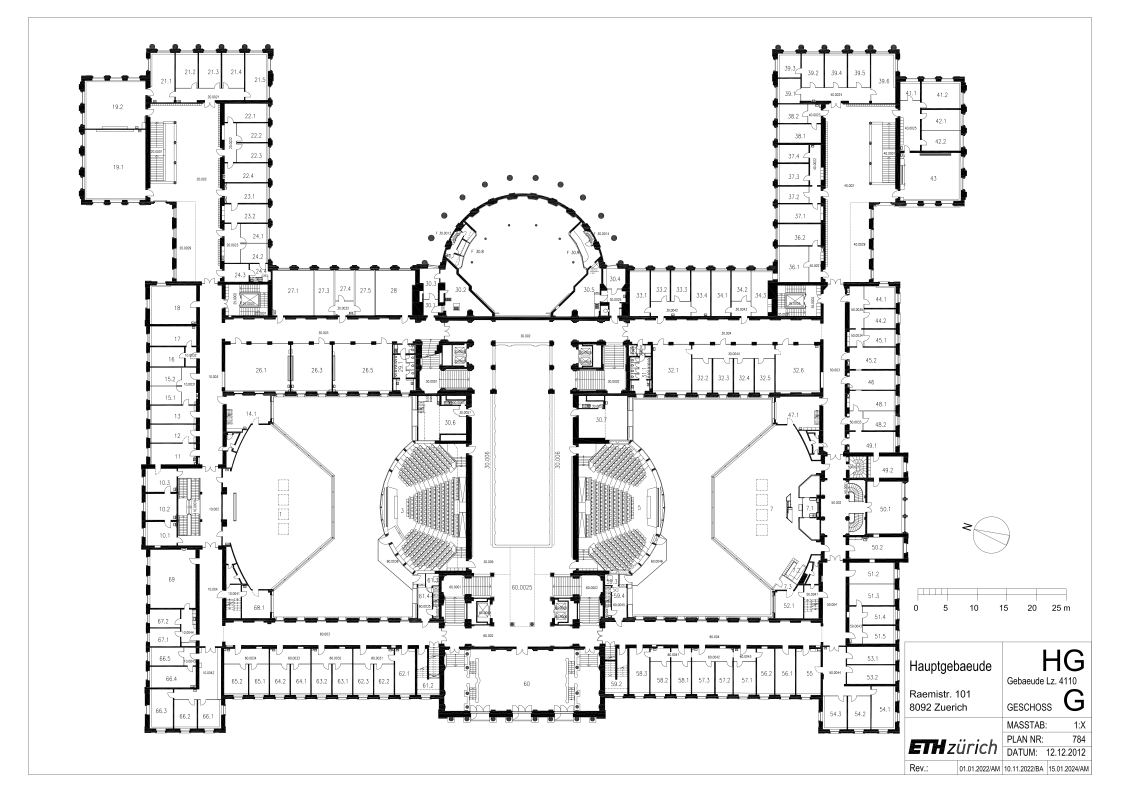
#> input picture localization_server/data/HG_navviz/raw_data/floor_plan/hg_floor_plan_g.png, 3361 x 2376 px, found by its file name (shown at 1/3 size)
$ jupyter execute --allow-errors floor_segmentation.ipynb
#> lines starting #> are read from the running program, lines starting #| are printed output that depends on the picture; after the words box and inside, x2 and y2 are one past the last pixel; in counts of white or black regions, pixels touching at a corner belong together
[cell 1]
import cv2
from matplotlib import pyplot as plt
import numpy as np
import rustworkx
import rustworkx.visualization
import json

[cell 2]
img = cv2.imread('../data/hg_floor_plan_g.png')
#> img is the input picture: shape (2376, 3361, 3); min 0, max 255, mean 237.9
plt.imshow(img)

[cell 3]
width = 128
height = 128
bar = 8

pattern = np.zeros((height,width))

for i in range(0,width // bar,2):
    pattern[:,i*bar:(i+1)*bar] = 1.0/(width*height)

plt.imshow(pattern.transpose())
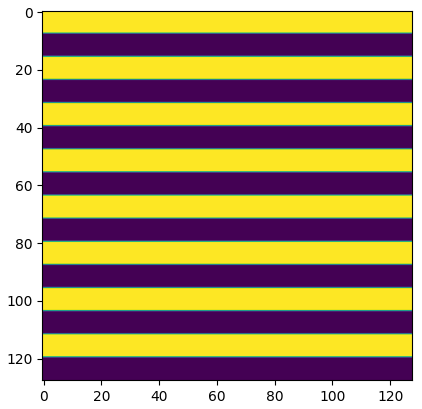
#> figure drawn by matplotlib, 1 panel

[cell 4]
gray = np.copy(img)

edges = cv2.Canny(gray, 50, 150, apertureSize=3)
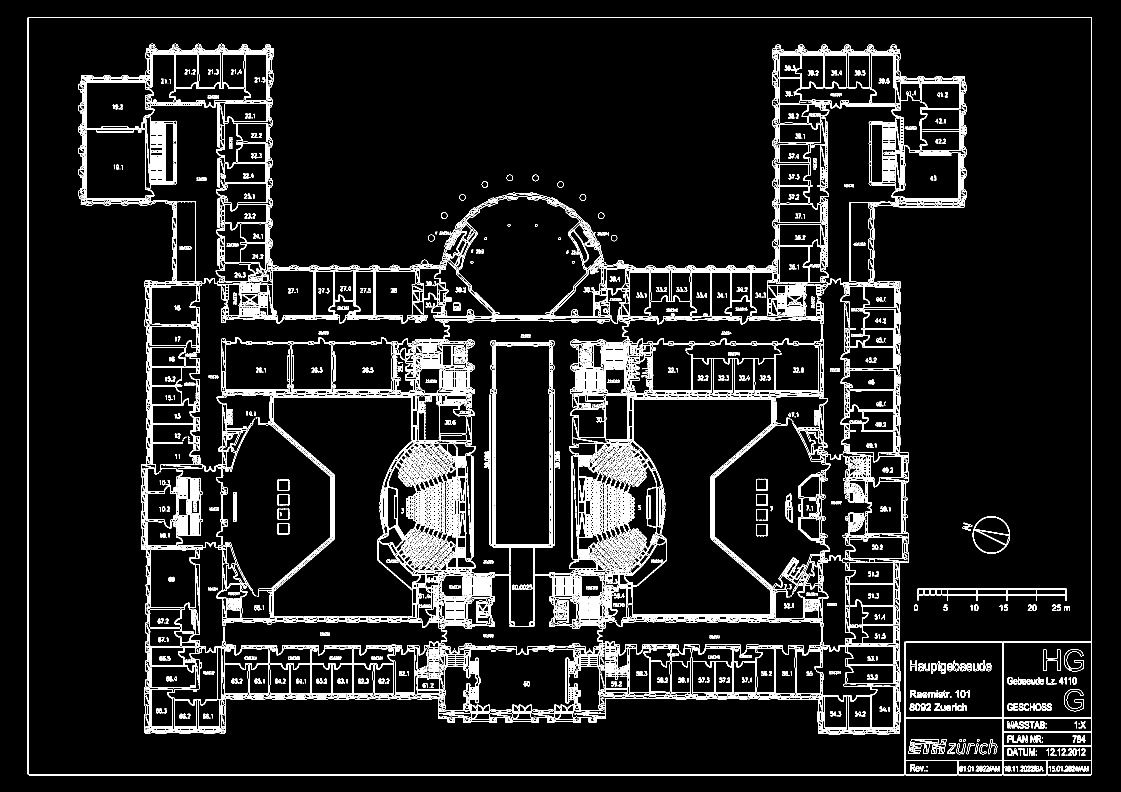
#> edges: shape (2376, 3361) (shown at 1/3 size); 5.6% white in thin lines or dots

response = cv2.filter2D(edges, ddepth=1, kernel=pattern)
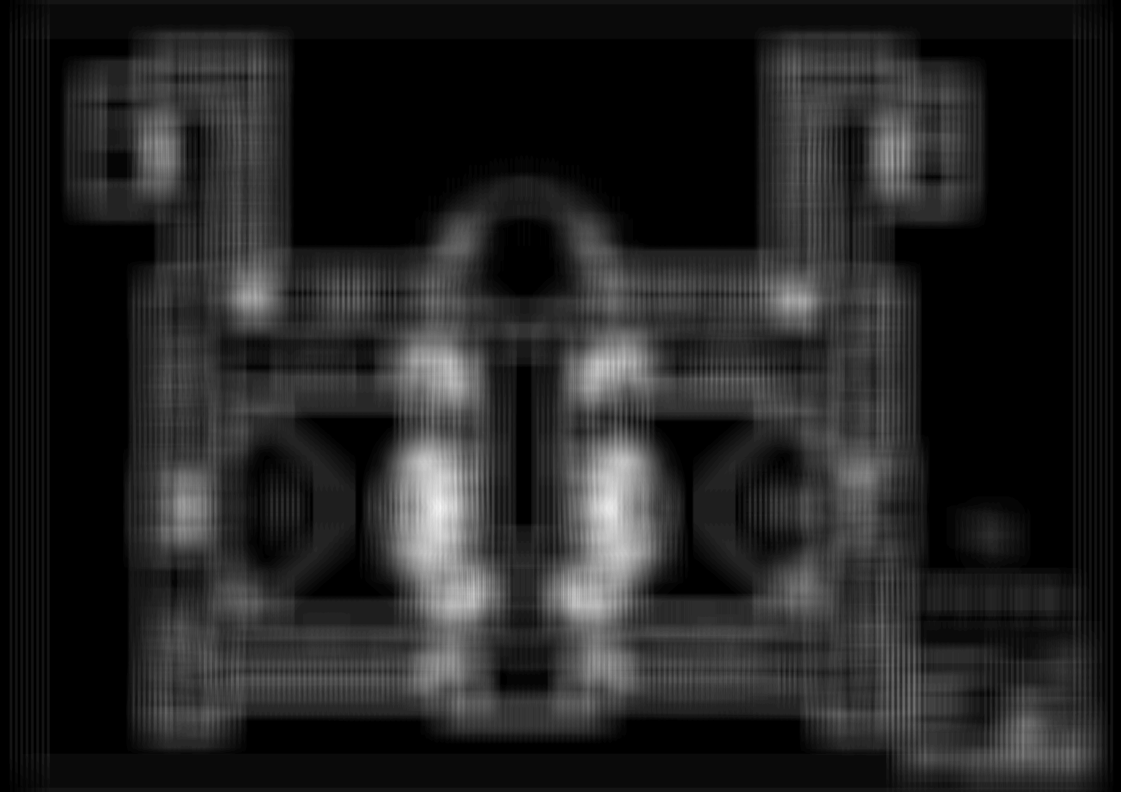
#> response: shape (2376, 3361) int8 (shown at 1/3 size); min 0, max 51, mean 7.1; drawn with min black and max white
#response = cv2.

# Display the result
plt.imshow(response)

[cell 5]
plt.imshow(img)

[cell 6]
scale = np.array([img.shape[1], img.shape[0]])
#> scale = [3361, 2376]

[cell 7]
print(scale)
#| [3361 2376]

[cell 8]
pointcloud_img = cv2.imread("../../localization_server/data/HG_navviz/reference/segmentation/floor_map.png")[::-1,:,:]
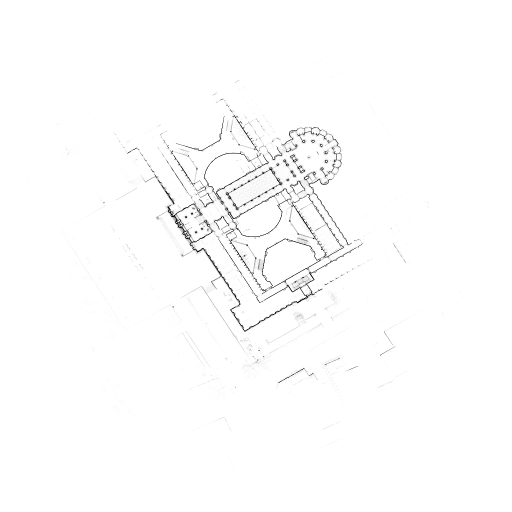
#> input picture localization_server/data/HG_navviz/reference/segmentation/floor_map.png, 1024 x 1024 px (shown at 1/2 size)
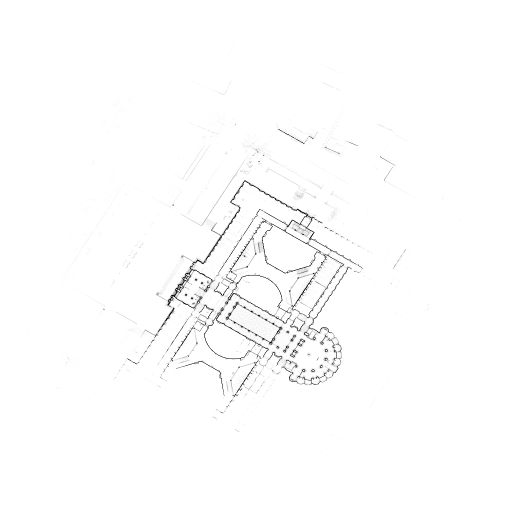
#> pointcloud_img: shape (1024, 1024, 3) (shown at 1/2 size); min 0, max 255, mean 252.6
(height,width,_) = pointcloud_img.shape
#> height = 1024; width = 1024
floor_plan = cv2.resize(img, (width, height))
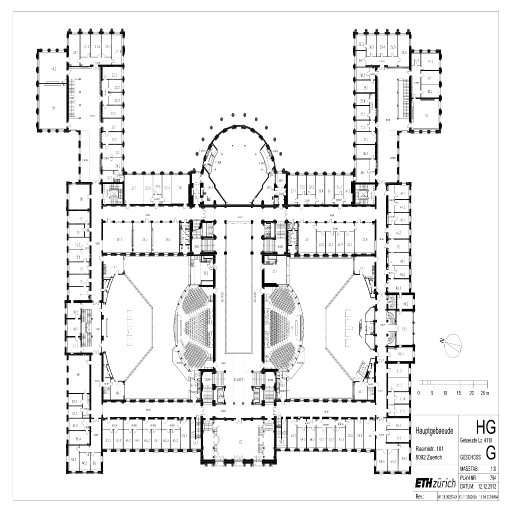
#> floor_plan: shape (1024, 1024, 3) (shown at 1/2 size); min 0, max 255, mean 237.8

fig, axes = plt.subplots(1,2)
axes[0].imshow(floor_plan)
axes[1].imshow(pointcloud_img)

[cell 9]
width,height
#> Out = (1024, 1024)

[cell 10]
colors = []
count = 0

def select(image, k=4):
#> called with k = 4
    global count

    selected_points = []

    # [13 lines left out: function mouse_click, not called in this run]

    window_name = 'image_' + str(count)
    cv2.namedWindow(window_name)
    image = np.copy(image)

    # Display the image
    cv2.imshow(window_name, image)

    # Set mouse click event callback
    cv2.setMouseCallback(window_name, mouse_click)

    # Wait for the user to click points and press 'q' to quit
    while True:
        key = cv2.waitKey(1) & 0xFF
#> (key q is pressed here)
        if key == ord('q'):
            break

    # Print selected points
    print("Selected Points:")
    for point in selected_points:
        print(point)

    count += 1
    return selected_points

point_cloud_points = select(pointcloud_img)
#> point_cloud_points = []
floor_plan_points = select(floor_plan)
#> (key Esc is pressed here)
#> floor_plan_points = []

cv2.destroyAllWindows()

[cell 11]
(len(floor_plan_points), len(point_cloud_points))
#> Out = (0, 0)
#| (1024, 1024)

[cell 12]
np.array([0,1,2,3,4,5]).reshape((2,3))

[cell 13]
def compute_linear_transformation(source_points, destination_points):
    A = np.zeros((2 * len(source_points), 6))
#> A = empty array
    b = np.zeros(2 * len(source_points))
#> b = empty array

    for i in range(len(source_points)):
        x_s, y_s = source_points[i]
        x_d, y_d = destination_points[i]
        A[2*i] = [x_s,y_s,1,0,0,0]
        A[2*i+1] = [0,0,0,x_s,y_s,1]
        b[2*i] = x_d
        b[2*i+1] = y_d
#> this loop made 0 passes

    # Solving the linear system using SVD
    transformation_matrix = np.linalg.lstsq(A,b)[0]
#> transformation_matrix = [0, 0, 0, 0, 0, 0]
    transformation_matrix = np.concatenate([transformation_matrix,[0,0,1]]).reshape((3,3))
#> transformation_matrix = [[0, 0, 0], [0, 0, 0], [0, 0, 1]]
    return transformation_matrix

[cell 14]
print((height,width))

#> (the rest of this cell did not finish here and is left out)

#> (a cell that did not finish here is left out)

[cell 16]
warp_matrix = compute_linear_transformation(np.array(point_cloud_points), np.array(floor_plan_points))
#> warp_matrix = [[0, 0, 0], [0, 0, 0], [0, 0, 1]]
#compute_linear_transformation(np.array(point_cloud_points), np.array(floor_plan_points))
print(floor_plan.dtype)
#| uint8
#floor_plan = floor_plan.astype(np.float32)
print(warp_matrix.shape)
#| (3, 3)
print(warp_matrix)
#| [[0. 0. 0.]
#|  [0. 0. 0.]
#|  [0. 0. 1.]]
#print(pointcloud_img.dtype)
print(warp_matrix.shape)
#| (3, 3)


pointcloud_warped = cv2.warpAffine(pointcloud_img.astype(np.float32), warp_matrix[:2,:], (floor_plan.shape[1], floor_plan.shape[0]))
#> pointcloud_warped: shape (1024, 1024, 3) float32; every value is 255
_,mask = cv2.threshold(pointcloud_warped, 100, 255, cv2.THRESH_BINARY_INV)
#> mask: shape (1024, 1024, 3) float32; every value is 0

red = np.zeros((height,width,3))
red[:,:,0] = 255

composite = np.choose(mask==255, [floor_plan, red])
plt.imshow(composite)
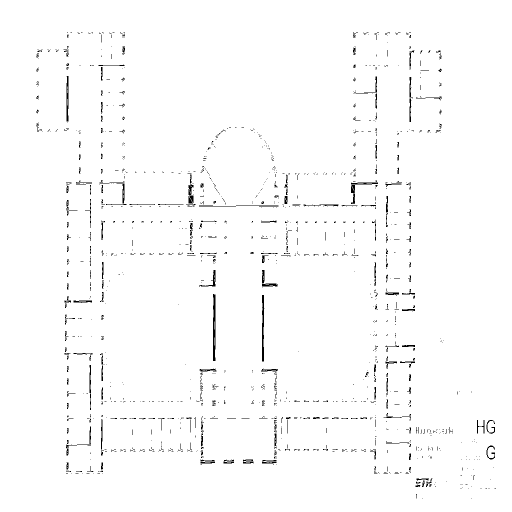
#> shown: shape (1024, 1024, 3) float64 (shown at 1/2 size); values 0 (black) and 1 (white), 98.3% white; black in thin lines or dots, all inside (x1, y1, x2, y2) = (73, 64, 992, 997)
